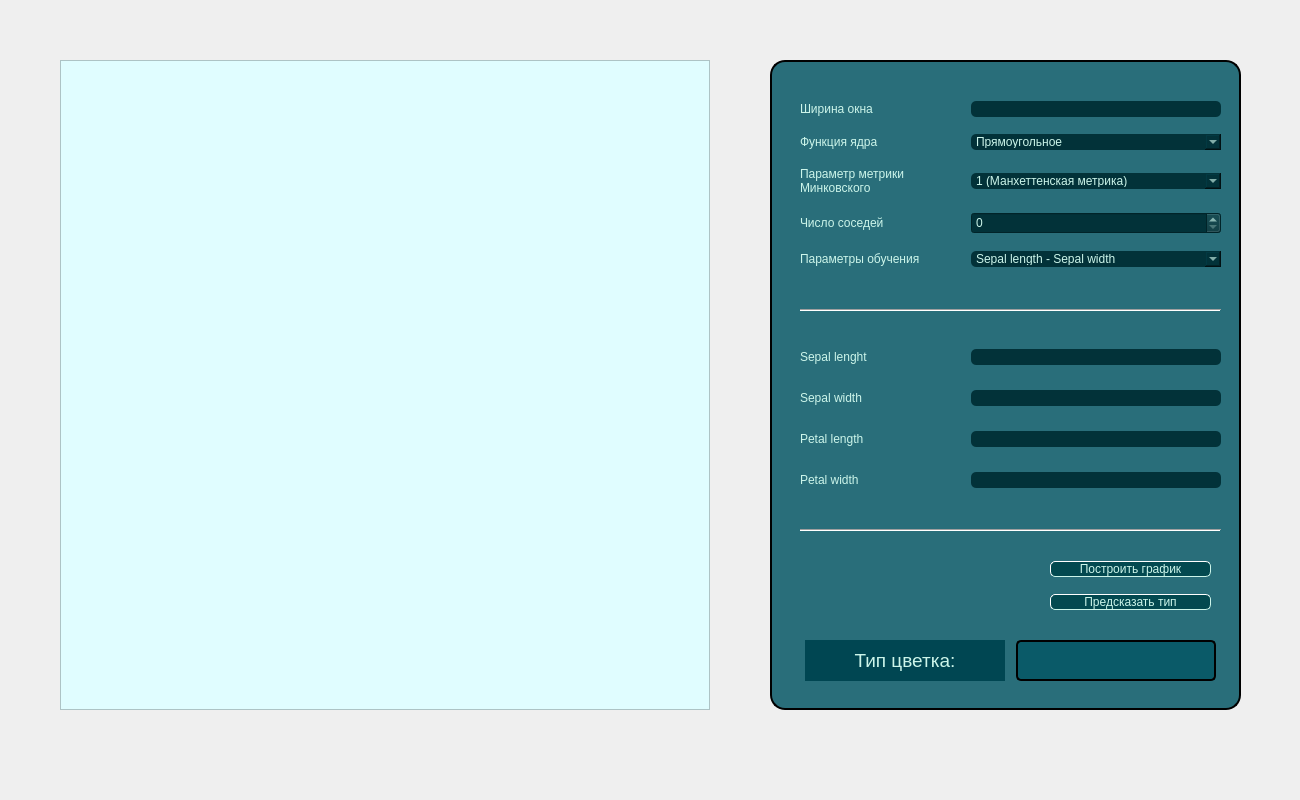
<?xml version="1.0" encoding="UTF-8"?>
<ui version="4.0">
 <class>MainWindow</class>
 <widget class="QMainWindow" name="MainWindow">
  <property name="geometry">
   <rect>
    <x>0</x>
    <y>0</y>
    <width>1300</width>
    <height>800</height>
   </rect>
  </property>
  <property name="sizePolicy">
   <sizepolicy hsizetype="Fixed" vsizetype="Fixed">
    <horstretch>0</horstretch>
    <verstretch>0</verstretch>
   </sizepolicy>
  </property>
  <property name="windowTitle">
   <string>MainWindow</string>
  </property>
  <property name="styleSheet">
   <string notr="true">#MainWindow {

background-image: url(:/background.jpg);

}</string>
  </property>
  <widget class="QWidget" name="centralwidget">
   <property name="styleSheet">
    <string notr="true"/>
   </property>
   <widget class="QGroupBox" name="predictionGroupBox">
    <property name="geometry">
     <rect>
      <x>770</x>
      <y>60</y>
      <width>471</width>
      <height>650</height>
     </rect>
    </property>
    <property name="sizePolicy">
     <sizepolicy hsizetype="Fixed" vsizetype="Fixed">
      <horstretch>0</horstretch>
      <verstretch>0</verstretch>
     </sizepolicy>
    </property>
    <property name="minimumSize">
     <size>
      <width>0</width>
      <height>650</height>
     </size>
    </property>
    <property name="maximumSize">
     <size>
      <width>16777215</width>
      <height>650</height>
     </size>
    </property>
    <property name="styleSheet">
     <string notr="true">#predictionGroupBox {

	background-color: rgba(5, 87, 101, 215);
    border-style: outset;
    border-width: 2px;
    border-radius: 15px;

}</string>
    </property>
    <property name="title">
     <string/>
    </property>
    <widget class="Line" name="line">
     <property name="geometry">
      <rect>
       <x>30</x>
       <y>460</y>
       <width>421</width>
       <height>20</height>
      </rect>
     </property>
     <property name="frameShadow">
      <enum>QFrame::Sunken</enum>
     </property>
     <property name="lineWidth">
      <number>1</number>
     </property>
     <property name="midLineWidth">
      <number>0</number>
     </property>
     <property name="orientation">
      <enum>Qt::Horizontal</enum>
     </property>
    </widget>
    <widget class="QWidget" name="layoutWidget">
     <property name="geometry">
      <rect>
       <x>30</x>
       <y>270</y>
       <width>421</width>
       <height>181</height>
      </rect>
     </property>
     <layout class="QVBoxLayout" name="verticalLayout">
      <item>
       <layout class="QHBoxLayout" name="horizontalLayout_8">
        <item>
         <widget class="QLabel" name="sepalLengthLabel">
          <property name="styleSheet">
           <string notr="true">color: rgb(204, 245, 234);
</string>
          </property>
          <property name="text">
           <string>Sepal lenght</string>
          </property>
         </widget>
        </item>
        <item>
         <widget class="QLineEdit" name="sepalLengthLineEdit">
          <property name="sizePolicy">
           <sizepolicy hsizetype="Fixed" vsizetype="Fixed">
            <horstretch>0</horstretch>
            <verstretch>0</verstretch>
           </sizepolicy>
          </property>
          <property name="minimumSize">
           <size>
            <width>250</width>
            <height>0</height>
           </size>
          </property>
          <property name="maximumSize">
           <size>
            <width>250</width>
            <height>16777215</height>
           </size>
          </property>
          <property name="styleSheet">
           <string notr="true">    border-style: outset;
    border-radius: 5px;
	color: rgb(204, 245, 234);
	background-color: rgb(2, 50, 57);</string>
          </property>
         </widget>
        </item>
       </layout>
      </item>
      <item>
       <layout class="QHBoxLayout" name="horizontalLayout_7">
        <item>
         <widget class="QLabel" name="sepalWidthLabel">
          <property name="styleSheet">
           <string notr="true">color: rgb(204, 245, 234);
</string>
          </property>
          <property name="text">
           <string>Sepal width</string>
          </property>
         </widget>
        </item>
        <item>
         <widget class="QLineEdit" name="sepalWidthLineEdit">
          <property name="sizePolicy">
           <sizepolicy hsizetype="Fixed" vsizetype="Fixed">
            <horstretch>0</horstretch>
            <verstretch>0</verstretch>
           </sizepolicy>
          </property>
          <property name="minimumSize">
           <size>
            <width>250</width>
            <height>0</height>
           </size>
          </property>
          <property name="maximumSize">
           <size>
            <width>250</width>
            <height>16777215</height>
           </size>
          </property>
          <property name="styleSheet">
           <string notr="true">    border-style: outset;
    border-radius: 5px;
	color: rgb(204, 245, 234);
	background-color: rgb(2, 50, 57);</string>
          </property>
         </widget>
        </item>
       </layout>
      </item>
      <item>
       <layout class="QHBoxLayout" name="horizontalLayout_6">
        <item>
         <widget class="QLabel" name="petalLengthLabel">
          <property name="styleSheet">
           <string notr="true">color: rgb(204, 245, 234);
</string>
          </property>
          <property name="text">
           <string>Petal length</string>
          </property>
         </widget>
        </item>
        <item>
         <widget class="QLineEdit" name="petalLengthLineEdit">
          <property name="sizePolicy">
           <sizepolicy hsizetype="Fixed" vsizetype="Fixed">
            <horstretch>0</horstretch>
            <verstretch>0</verstretch>
           </sizepolicy>
          </property>
          <property name="minimumSize">
           <size>
            <width>250</width>
            <height>0</height>
           </size>
          </property>
          <property name="maximumSize">
           <size>
            <width>250</width>
            <height>16777215</height>
           </size>
          </property>
          <property name="styleSheet">
           <string notr="true">    border-style: outset;
    border-radius: 5px;
	color: rgb(204, 245, 234);
	background-color: rgb(2, 50, 57);</string>
          </property>
         </widget>
        </item>
       </layout>
      </item>
      <item>
       <layout class="QHBoxLayout" name="horizontalLayout_5">
        <item>
         <widget class="QLabel" name="petalWidthLabel">
          <property name="styleSheet">
           <string notr="true">color: rgb(204, 245, 234);
</string>
          </property>
          <property name="text">
           <string>Petal width</string>
          </property>
         </widget>
        </item>
        <item>
         <widget class="QLineEdit" name="petalWidthLineEdit">
          <property name="sizePolicy">
           <sizepolicy hsizetype="Fixed" vsizetype="Fixed">
            <horstretch>0</horstretch>
            <verstretch>0</verstretch>
           </sizepolicy>
          </property>
          <property name="minimumSize">
           <size>
            <width>250</width>
            <height>0</height>
           </size>
          </property>
          <property name="maximumSize">
           <size>
            <width>250</width>
            <height>16777215</height>
           </size>
          </property>
          <property name="styleSheet">
           <string notr="true">    border-style: outset;
    border-radius: 5px;
	color: rgb(204, 245, 234);
	background-color: rgb(2, 50, 57);</string>
          </property>
         </widget>
        </item>
       </layout>
      </item>
     </layout>
    </widget>
    <widget class="QWidget" name="layoutWidget">
     <property name="geometry">
      <rect>
       <x>30</x>
       <y>30</y>
       <width>421</width>
       <height>191</height>
      </rect>
     </property>
     <layout class="QVBoxLayout" name="verticalLayout_2">
      <item>
       <layout class="QHBoxLayout" name="horizontalLayout_11">
        <item>
         <widget class="QLabel" name="widthLabel">
          <property name="styleSheet">
           <string notr="true">color: rgb(204, 245, 234);
</string>
          </property>
          <property name="text">
           <string>Ширина окна</string>
          </property>
          <property name="alignment">
           <set>Qt::AlignLeading|Qt::AlignLeft|Qt::AlignVCenter</set>
          </property>
         </widget>
        </item>
        <item>
         <widget class="QLineEdit" name="windowWidthLineEdit">
          <property name="sizePolicy">
           <sizepolicy hsizetype="Fixed" vsizetype="Fixed">
            <horstretch>0</horstretch>
            <verstretch>0</verstretch>
           </sizepolicy>
          </property>
          <property name="minimumSize">
           <size>
            <width>250</width>
            <height>0</height>
           </size>
          </property>
          <property name="maximumSize">
           <size>
            <width>250</width>
            <height>16777215</height>
           </size>
          </property>
          <property name="styleSheet">
           <string notr="true">    border-style: outset;
    border-radius: 5px;
	color: rgb(204, 245, 234);
	background-color: rgb(2, 50, 57);</string>
          </property>
         </widget>
        </item>
       </layout>
      </item>
      <item>
       <layout class="QHBoxLayout" name="horizontalLayout_10">
        <item>
         <widget class="QLabel" name="kernelLabel">
          <property name="styleSheet">
           <string notr="true">color: rgb(204, 245, 234);
</string>
          </property>
          <property name="text">
           <string>Функция ядра</string>
          </property>
          <property name="alignment">
           <set>Qt::AlignLeading|Qt::AlignLeft|Qt::AlignVCenter</set>
          </property>
         </widget>
        </item>
        <item>
         <widget class="QComboBox" name="kernelComboBox">
          <property name="sizePolicy">
           <sizepolicy hsizetype="Fixed" vsizetype="Fixed">
            <horstretch>0</horstretch>
            <verstretch>0</verstretch>
           </sizepolicy>
          </property>
          <property name="minimumSize">
           <size>
            <width>250</width>
            <height>0</height>
           </size>
          </property>
          <property name="maximumSize">
           <size>
            <width>250</width>
            <height>16777215</height>
           </size>
          </property>
          <property name="styleSheet">
           <string notr="true">	background-color: rgb(2, 50, 57);
	color: rgb(204, 245, 234);
    border-style: outset;
    border-radius: 5px;</string>
          </property>
          <item>
           <property name="text">
            <string>Прямоугольное</string>
           </property>
          </item>
          <item>
           <property name="text">
            <string>Треугольное</string>
           </property>
          </item>
          <item>
           <property name="text">
            <string>Ядро Епанченкова</string>
           </property>
          </item>
          <item>
           <property name="text">
            <string>Биквадратное</string>
           </property>
          </item>
          <item>
           <property name="text">
            <string>Гауссовское</string>
           </property>
          </item>
         </widget>
        </item>
       </layout>
      </item>
      <item>
       <layout class="QHBoxLayout" name="horizontalLayout_9">
        <item>
         <widget class="QLabel" name="metricLabel">
          <property name="styleSheet">
           <string notr="true">color: rgb(204, 245, 234);
</string>
          </property>
          <property name="text">
           <string>Параметр метрики
Минковского</string>
          </property>
          <property name="alignment">
           <set>Qt::AlignLeading|Qt::AlignLeft|Qt::AlignVCenter</set>
          </property>
         </widget>
        </item>
        <item>
         <widget class="QComboBox" name="metricComboBox">
          <property name="sizePolicy">
           <sizepolicy hsizetype="Fixed" vsizetype="Fixed">
            <horstretch>0</horstretch>
            <verstretch>0</verstretch>
           </sizepolicy>
          </property>
          <property name="minimumSize">
           <size>
            <width>250</width>
            <height>0</height>
           </size>
          </property>
          <property name="maximumSize">
           <size>
            <width>250</width>
            <height>16777215</height>
           </size>
          </property>
          <property name="styleSheet">
           <string notr="true">	background-color: rgb(2, 50, 57);
	color: rgb(204, 245, 234);
    border-style: outset;
    border-radius: 5px;</string>
          </property>
          <item>
           <property name="text">
            <string>1 (Манхеттенская метрика)</string>
           </property>
          </item>
          <item>
           <property name="text">
            <string>2 (Евклидова метрика)</string>
           </property>
          </item>
          <item>
           <property name="text">
            <string>4</string>
           </property>
          </item>
          <item>
           <property name="text">
            <string>8</string>
           </property>
          </item>
         </widget>
        </item>
       </layout>
      </item>
      <item>
       <layout class="QHBoxLayout" name="horizontalLayout">
        <item>
         <widget class="QLabel" name="neighboursLabel">
          <property name="styleSheet">
           <string notr="true">color: rgb(204, 245, 234);
</string>
          </property>
          <property name="text">
           <string>Число соседей</string>
          </property>
         </widget>
        </item>
        <item>
         <widget class="QSpinBox" name="neighboursSpinBox">
          <property name="sizePolicy">
           <sizepolicy hsizetype="Fixed" vsizetype="Fixed">
            <horstretch>0</horstretch>
            <verstretch>0</verstretch>
           </sizepolicy>
          </property>
          <property name="minimumSize">
           <size>
            <width>250</width>
            <height>0</height>
           </size>
          </property>
          <property name="maximumSize">
           <size>
            <width>250</width>
            <height>16777215</height>
           </size>
          </property>
          <property name="styleSheet">
           <string notr="true">	background-color: rgb(2, 50, 57);
	color: rgb(204, 245, 234);
</string>
          </property>
         </widget>
        </item>
       </layout>
      </item>
      <item>
       <layout class="QHBoxLayout" name="horizontalLayout_3">
        <item>
         <widget class="QLabel" name="featuresLabel">
          <property name="styleSheet">
           <string notr="true">color: rgb(204, 245, 234);
</string>
          </property>
          <property name="text">
           <string>Параметры обучения</string>
          </property>
         </widget>
        </item>
        <item>
         <widget class="QComboBox" name="featuresComboBox">
          <property name="sizePolicy">
           <sizepolicy hsizetype="Fixed" vsizetype="Fixed">
            <horstretch>0</horstretch>
            <verstretch>0</verstretch>
           </sizepolicy>
          </property>
          <property name="minimumSize">
           <size>
            <width>250</width>
            <height>0</height>
           </size>
          </property>
          <property name="maximumSize">
           <size>
            <width>250</width>
            <height>16777215</height>
           </size>
          </property>
          <property name="styleSheet">
           <string notr="true">	background-color: rgb(2, 50, 57);
	color: rgb(204, 245, 234);
    border-style: outset;
    border-radius: 5px;</string>
          </property>
          <item>
           <property name="text">
            <string>Sepal length - Sepal width</string>
           </property>
          </item>
          <item>
           <property name="text">
            <string>Sepal length - Petal length</string>
           </property>
          </item>
          <item>
           <property name="text">
            <string>Sepal length - Petal width</string>
           </property>
          </item>
          <item>
           <property name="text">
            <string>Sepal width - Petal length</string>
           </property>
          </item>
          <item>
           <property name="text">
            <string>Setap width - Petal width</string>
           </property>
          </item>
          <item>
           <property name="text">
            <string>Petal length - Petal width</string>
           </property>
          </item>
         </widget>
        </item>
       </layout>
      </item>
     </layout>
    </widget>
    <widget class="Line" name="line_2">
     <property name="geometry">
      <rect>
       <x>30</x>
       <y>240</y>
       <width>421</width>
       <height>20</height>
      </rect>
     </property>
     <property name="frameShadow">
      <enum>QFrame::Sunken</enum>
     </property>
     <property name="lineWidth">
      <number>1</number>
     </property>
     <property name="midLineWidth">
      <number>0</number>
     </property>
     <property name="orientation">
      <enum>Qt::Horizontal</enum>
     </property>
    </widget>
    <widget class="QWidget" name="layoutWidget">
     <property name="geometry">
      <rect>
       <x>30</x>
       <y>580</y>
       <width>421</width>
       <height>41</height>
      </rect>
     </property>
     <layout class="QHBoxLayout" name="horizontalLayout_2">
      <item>
       <widget class="QLabel" name="typeLabel">
        <property name="sizePolicy">
         <sizepolicy hsizetype="Fixed" vsizetype="Preferred">
          <horstretch>0</horstretch>
          <verstretch>0</verstretch>
         </sizepolicy>
        </property>
        <property name="minimumSize">
         <size>
          <width>200</width>
          <height>0</height>
         </size>
        </property>
        <property name="maximumSize">
         <size>
          <width>200</width>
          <height>16777215</height>
         </size>
        </property>
        <property name="styleSheet">
         <string notr="true">background-color: rgb(0, 70, 82);
color: rgb(204, 245, 234);
font: 14pt ;</string>
        </property>
        <property name="text">
         <string>Тип цветка:</string>
        </property>
        <property name="alignment">
         <set>Qt::AlignCenter</set>
        </property>
       </widget>
      </item>
      <item>
       <widget class="QGroupBox" name="predictResultBox">
        <property name="sizePolicy">
         <sizepolicy hsizetype="Fixed" vsizetype="Preferred">
          <horstretch>50</horstretch>
          <verstretch>0</verstretch>
         </sizepolicy>
        </property>
        <property name="minimumSize">
         <size>
          <width>200</width>
          <height>0</height>
         </size>
        </property>
        <property name="maximumSize">
         <size>
          <width>200</width>
          <height>16777215</height>
         </size>
        </property>
        <property name="styleSheet">
         <string notr="true">#predictResultBox {

	background-color: rgba(5, 87, 101, 215);
    border-style: outset;
    border-width: 2px;
    border-radius: 5px;

}</string>
        </property>
        <property name="title">
         <string/>
        </property>
        <widget class="QLabel" name="predictionValueLabel">
         <property name="geometry">
          <rect>
           <x>10</x>
           <y>0</y>
           <width>181</width>
           <height>41</height>
          </rect>
         </property>
         <property name="styleSheet">
          <string notr="true">color: rgb(224, 253, 255);
font: 18pt ;</string>
         </property>
         <property name="text">
          <string/>
         </property>
         <property name="alignment">
          <set>Qt::AlignCenter</set>
         </property>
        </widget>
       </widget>
      </item>
     </layout>
    </widget>
    <widget class="QWidget" name="layoutWidget">
     <property name="geometry">
      <rect>
       <x>280</x>
       <y>490</y>
       <width>161</width>
       <height>71</height>
      </rect>
     </property>
     <layout class="QVBoxLayout" name="verticalLayout_3">
      <item>
       <widget class="QPushButton" name="startLearnButton">
        <property name="styleSheet">
         <string notr="true">#startLearnButton {

	background-color: rgb(3, 73, 80);
	color: rgb(204, 245, 234);
    border-style: outset;
    border-width: 1px;
	border-color: rbg(154, 173, 176);
    border-radius: 5px;

}

#startLearnButton:hover {

	background-color: rgb(79, 128, 133);
	color: rgb(255, 255, 255);

}</string>
        </property>
        <property name="text">
         <string>Построить график</string>
        </property>
       </widget>
      </item>
      <item>
       <widget class="QPushButton" name="predictButton">
        <property name="styleSheet">
         <string notr="true">#predictButton {

	background-color: rgb(3, 73, 80);
	color: rgb(204, 245, 234);
    border-style: outset;
    border-width: 1px;
	border-color: rbg(154, 173, 176);
    border-radius: 5px;

}

#predictButton:hover {

	background-color: rgb(79, 128, 133);
	color: rgb(255, 255, 255);

}</string>
        </property>
        <property name="text">
         <string>Предсказать тип</string>
        </property>
       </widget>
      </item>
     </layout>
    </widget>
   </widget>
   <widget class="QGraphicsView" name="graphicsView">
    <property name="geometry">
     <rect>
      <x>60</x>
      <y>60</y>
      <width>650</width>
      <height>650</height>
     </rect>
    </property>
    <property name="sizePolicy">
     <sizepolicy hsizetype="Fixed" vsizetype="Fixed">
      <horstretch>0</horstretch>
      <verstretch>0</verstretch>
     </sizepolicy>
    </property>
    <property name="minimumSize">
     <size>
      <width>650</width>
      <height>650</height>
     </size>
    </property>
    <property name="maximumSize">
     <size>
      <width>650</width>
      <height>650</height>
     </size>
    </property>
    <property name="styleSheet">
     <string notr="true">background-color: rgb(224, 253, 255);</string>
    </property>
   </widget>
  </widget>
 </widget>
 <resources/>
 <connections/>
</ui>
